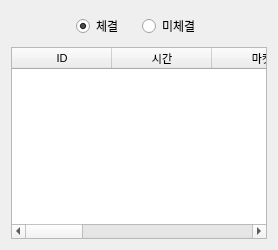
            <widget class="QWidget" name="tab_4">
             <attribute name="title">
              <string>거래내역</string>
             </attribute>
             <layout class="QVBoxLayout" name="verticalLayout_4">
              <item>
               <layout class="QHBoxLayout" name="horizontalLayout_23">
                <item>
                 <spacer name="horizontalSpacer_13">
                  <property name="orientation">
                   <enum>Qt::Horizontal</enum>
                  </property>
                  <property name="sizeHint" stdset="0">
                   <size>
                    <width>40</width>
                    <height>20</height>
                   </size>
                  </property>
                 </spacer>
                </item>
                <item>
                 <widget class="QRadioButton" name="radioButton_trade">
                  <property name="minimumSize">
                   <size>
                    <width>60</width>
                    <height>30</height>
                   </size>
                  </property>
                  <property name="maximumSize">
                   <size>
                    <width>60</width>
                    <height>30</height>
                   </size>
                  </property>
                  <property name="text">
                   <string>체결</string>
                  </property>
                  <property name="checked">
                   <bool>true</bool>
                  </property>
                 </widget>
                </item>
                <item>
                 <widget class="QRadioButton" name="radioButton_notrade">
                  <property name="minimumSize">
                   <size>
                    <width>60</width>
                    <height>30</height>
                   </size>
                  </property>
                  <property name="maximumSize">
                   <size>
                    <width>60</width>
                    <height>30</height>
                   </size>
                  </property>
                  <property name="text">
                   <string>미체결</string>
                  </property>
                 </widget>
                </item>
                <item>
                 <spacer name="horizontalSpacer_14">
                  <property name="orientation">
                   <enum>Qt::Horizontal</enum>
                  </property>
                  <property name="sizeHint" stdset="0">
                   <size>
                    <width>40</width>
                    <height>20</height>
                   </size>
                  </property>
                 </spacer>
                </item>
               </layout>
              </item>
              <item>
               <widget class="QTableWidget" name="tableWidget_tradelist">
                <property name="minimumSize">
                 <size>
                  <width>0</width>
                  <height>0</height>
                 </size>
                </property>
                <property name="maximumSize">
                 <size>
                  <width>16777215</width>
                  <height>16777215</height>
                 </size>
                </property>
                <property name="font">
                 <font>
                  <family>Arial</family>
                  <pointsize>8</pointsize>
                 </font>
                </property>
                <attribute name="verticalHeaderVisible">
                 <bool>false</bool>
                </attribute>
                <column>
                 <property name="text">
                  <string>ID</string>
                 </property>
                </column>
                <column>
                 <property name="text">
                  <string>시간</string>
                 </property>
                </column>
                <column>
                 <property name="text">
                  <string>마켓</string>
                 </property>
                </column>
                <column>
                 <property name="text">
                  <string>구분</string>
                 </property>
                </column>
                <column>
                 <property name="text">
                  <string>주문유형</string>
                 </property>
                </column>
                <column>
                 <property name="text">
                  <string>가격</string>
                 </property>
                </column>
                <column>
                 <property name="text">
                  <string>주문량</string>
                 </property>
                </column>
                <column>
                 <property name="text">
                  <string>미체결량</string>
                 </property>
                </column>
               </widget>
              </item>
             </layout>
            </widget>
